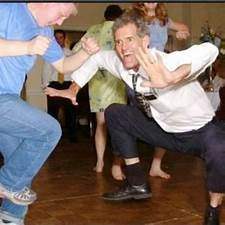
#> input picture dance.jpg, 225 x 225 px, given in place of the camera
$ python 'object-detection-&-tracking-using-HSV-color.py'
#> lines starting #> are read from the running program, lines starting #| are printed output that depends on the picture; after the words box and inside, x2 and y2 are one past the last pixel; in counts of white or black regions, pixels touching at a corner belong together
import cv2
import numpy as np

def nothing(x):
    pass

#Creating UI for trackbar
cv2.namedWindow("setting")
#creating the trackbar
cv2.createTrackbar("LH", "setting", 0, 255, nothing)
#> slider 'LH' is set to 51
cv2.createTrackbar("LS", "setting", 0, 255, nothing)
#> slider 'LS' is set to 51
cv2.createTrackbar("LV", "setting", 0, 255, nothing)
#> slider 'LV' is set to 51

cv2.createTrackbar("UH", "setting", 255, 255, nothing)
cv2.createTrackbar("US", "setting", 255, 255, nothing)
cv2.createTrackbar("UV", "setting", 255, 255, nothing)

#Capturing video
capture = cv2.VideoCapture(0)


while True:
    #Read image
    #frame = cv2.imread('dance.jpg')

    #Read video
    _, frame = capture.read()
#> frame is the input picture: shape (225, 225, 3); mean B, G, R 99.5, 105.8, 119.7

    #Changing image into HSV color
    hsv = cv2.cvtColor(frame, cv2.COLOR_BGR2HSV)
#> hsv: shape (225, 225, 3); mean H, S, V 47.6, 108.2, 130.9

    #Get trackbar position
    lowerHue= cv2.getTrackbarPos("LH", "setting")
    lowerSaturation= cv2.getTrackbarPos("LS", "setting")
    lowerValue= cv2.getTrackbarPos("LV", "setting")

    upperHue= cv2.getTrackbarPos("UH", "setting")
    upperSaturation= cv2.getTrackbarPos("US", "setting")
    upperValue= cv2.getTrackbarPos("UV", "setting")

    #Set the upper and lower value
    getLowerValueBlue = np.array([lowerHue, lowerSaturation, lowerValue])
    getUpperValueBlue = np.array([upperHue, upperSaturation, upperValue])

    #set masking so only get the color between upper and lower value
    masking = cv2.inRange(hsv, getLowerValueBlue, getUpperValueBlue)
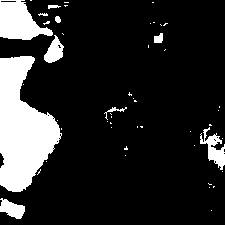
#> masking: shape (225, 225); 15.6% white; 50 white regions (40 under 20 px), largest, box (x1, y1, x2, y2) and area: (0, 56, 62, 192) 5135, (0, 0, 53, 40) 1340, (200, 127, 225, 170) 457

    #Use bitwise_and method to mask original image
    result = cv2.bitwise_and(frame, frame, mask=masking)
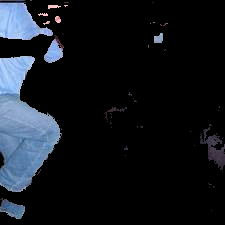
#> result: shape (225, 225, 3); mean B, G, R 28.9, 22.9, 18.7

    cv2.imshow('Object Detection Result', result)

    key=cv2.waitKey(1)
#> (key Esc is pressed here)
    if key ==27: # esc key
        break

#Release the camera
capture.release()

cv2.destroyAllWindows()
